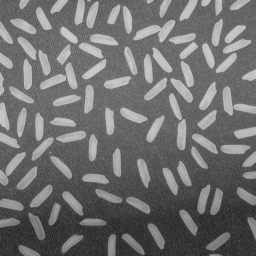
//> input picture p-title-threshold/1.png, 256 x 256 px
$ ./main   (built with g++ and OpenCV 4)
//> lines starting //> are read from the running program, lines starting //| are printed output that depends on the picture; after the words box and inside, x2 and y2 are one past the last pixel; in counts of white or black regions, pixels touching at a corner belong together
//> further down, src is the input picture: 256 rows x 256 cols, CV_8UC1; min 40, max 204, mean 111.2
#include<iostream>
#include<opencv2\opencv.hpp>
using namespace cv;
using namespace std;

//算法：
//初始化阈值为T0
//用Ti将全部像素值分为两部分G1和G2，计算两部分的均值分别为m1和m2
//用m1和m2产生新的阈值 Ti = m1 + m22
//迭代上面步骤2和步骤3，直到
// | Ti−Ti−1 | <ΔT


//P-Tile阈值 迭代均值阈值
Mat P_threshold(Mat src,int sigma)
{
//> called with sigma = 255
	Mat temp = src.clone();
	int hist[256] = {0};
	uchar *temp_data = src.data;
	for (int j = 0; j < src.rows; j++)
	{
		for (int i = 0; i < src.cols; i++)
		{
			int pix_value = temp_data[j*src.step + i];
			hist[pix_value]++;
		}
	}
//> after the loop, hist = 256 values, max 1419 at index 104, min 0 at index 0, mean 256

	int sum = 0;//直方图 像素点 数和
	int med_Num, medValue;
	for (int m = 0; m < 256; m++)
	{
		sum += hist[m];
		if (sum * 2 > src.rows*src.cols)
		{
			med_Num = sum;
			medValue = m;
			break;
		}
	}
//> this loop made 105 passes
//> med_Num on pass 105: 33652
//> sum on passes 1 to 6: 0, 0, 0, 0, 0, 0
//> after the loop, sum = 33652
	int T0 = medValue;
//> T0 = 104

	vector<int> hist_index;
	int t = 0;
	while (t<256)
	{
		if (hist[t] != 0)
			hist_index.push_back(hist[t]);
		t++;
	}
//> after the loop, hist_index = 165 values, max 1419 at index 64, min 15 at index 163, mean 397.2; t = 256

	//auto thr_max = max_element(begin(hist_index), end(hist_index));
	//auto thr_min = min_element(begin(hist_index), end(hist_index));
	//int T = *thr_max + *thr_min / 2.0;

	int a0 = 0;
	int a1 = hist_index.size() - 1;
//> a1 = 164
	//int a01 = (a0 + a1) / 2;
	//int T0 = (hist_index[a0] + hist_index[a1]) / 2;
	int t1 = 50;
	while (t1 >= sigma)
	{
		int m1 = (int)((a0 + T0) / 2);
		int m2 = (int)((a1 + T0) / 2);

		int T1 = (m1 + m2) / 2;
		t1 = T1 - T0;

		T0 = T1;
	} ;

	threshold(src, temp, T0, 255, CV_THRESH_BINARY);
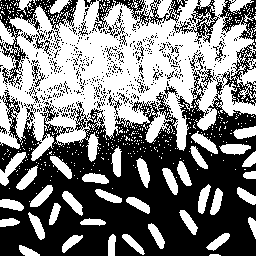
//> temp: 256 rows x 256 cols, CV_8UC1; 48.7% white; 530 white regions (489 under 20 px), largest, box (x1, y1, x2, y2) and area: (0, 0, 256, 162) 23810, (0, 152, 27, 186) 329, (191, 131, 218, 154) 256

	return temp;
}

int main()
{
	Mat src = imread("1.png", 0);
	imshow("src", src);

	P_threshold(src, 255);

	waitKey(0);
	return 0;
}
